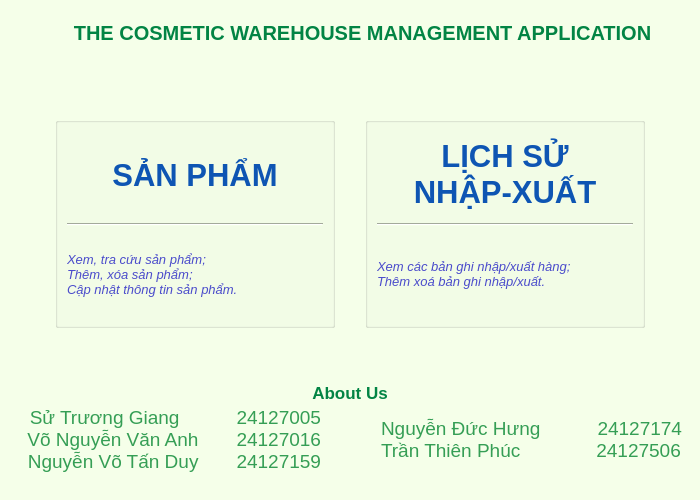
<?xml version="1.0" encoding="UTF-8"?>
<ui version="4.0">
 <class>MainMenu</class>
 <widget class="QWidget" name="MainMenu">
  <property name="geometry">
   <rect>
    <x>0</x>
    <y>0</y>
    <width>700</width>
    <height>500</height>
   </rect>
  </property>
  <property name="sizePolicy">
   <sizepolicy hsizetype="Preferred" vsizetype="Preferred">
    <horstretch>0</horstretch>
    <verstretch>0</verstretch>
   </sizepolicy>
  </property>
  <property name="windowTitle">
   <string>Form</string>
  </property>
  <property name="styleSheet">
   <string notr="true">background-color: #f5ffe9</string>
  </property>
  <layout class="QVBoxLayout" name="verticalLayout_4" stretch="0,0,1,0,0">
   <property name="spacing">
    <number>0</number>
   </property>
   <property name="leftMargin">
    <number>0</number>
   </property>
   <property name="topMargin">
    <number>0</number>
   </property>
   <property name="rightMargin">
    <number>0</number>
   </property>
   <property name="bottomMargin">
    <number>0</number>
   </property>
   <item>
    <widget class="QFrame" name="frame">
     <property name="sizePolicy">
      <sizepolicy hsizetype="Preferred" vsizetype="Preferred">
       <horstretch>0</horstretch>
       <verstretch>0</verstretch>
      </sizepolicy>
     </property>
     <property name="minimumSize">
      <size>
       <width>0</width>
       <height>65</height>
      </size>
     </property>
     <property name="maximumSize">
      <size>
       <width>1677215</width>
       <height>67</height>
      </size>
     </property>
     <property name="styleSheet">
      <string notr="true">QFrame{
background-color: qlineargradient(spread:pad, x1:0, y1:0, x2:0, y2:1,
        stop:0 rgba(168,227,127,255), stop:1 rgba(210,233,136,255));
border: none;
}</string>
     </property>
     <property name="frameShape">
      <enum>QFrame::Shape::StyledPanel</enum>
     </property>
     <property name="frameShadow">
      <enum>QFrame::Shadow::Raised</enum>
     </property>
     <layout class="QHBoxLayout" name="horizontalLayout" stretch="1,1,1">
      <property name="leftMargin">
       <number>12</number>
      </property>
      <item>
       <widget class="QPushButton" name="pushButton">
        <property name="sizePolicy">
         <sizepolicy hsizetype="Fixed" vsizetype="Fixed">
          <horstretch>0</horstretch>
          <verstretch>0</verstretch>
         </sizepolicy>
        </property>
        <property name="minimumSize">
         <size>
          <width>54</width>
          <height>46</height>
         </size>
        </property>
        <property name="maximumSize">
         <size>
          <width>54</width>
          <height>46</height>
         </size>
        </property>
        <property name="styleSheet">
         <string notr="true">QPushButton {
    background-color: transparent;
    border: none;
}

QPushButton:hover {
    background-color: #dcedc8;
    border-radius: 8px;
}

</string>
        </property>
        <property name="text">
         <string/>
        </property>
        <property name="icon">
         <iconset resource="Resources.qrc">
          <normaloff>:/icons/Resources/questionMark.png</normaloff>:/icons/Resources/questionMark.png</iconset>
        </property>
        <property name="iconSize">
         <size>
          <width>46</width>
          <height>46</height>
         </size>
        </property>
       </widget>
      </item>
      <item>
       <widget class="QLabel" name="label_6">
        <property name="styleSheet">
         <string notr="true">font-size: 20px;
color: #028444;
font-weight: bold;</string>
        </property>
        <property name="frameShadow">
         <enum>QFrame::Shadow::Plain</enum>
        </property>
        <property name="text">
         <string>THE COSMETIC WAREHOUSE MANAGEMENT APPLICATION</string>
        </property>
        <property name="alignment">
         <set>Qt::AlignmentFlag::AlignCenter</set>
        </property>
       </widget>
      </item>
      <item>
       <widget class="QPushButton" name="pushButton_2">
        <property name="sizePolicy">
         <sizepolicy hsizetype="Fixed" vsizetype="Fixed">
          <horstretch>54</horstretch>
          <verstretch>46</verstretch>
         </sizepolicy>
        </property>
        <property name="styleSheet">
         <string notr="true">QPushButton {
    background-color: transparent;
    border: none;
}

QPushButton:hover {
    background-color: #dcedc8;
    border-radius: 8px;
}

</string>
        </property>
        <property name="text">
         <string/>
        </property>
        <property name="icon">
         <iconset resource="Resources.qrc">
          <normaloff>:/icons/Resources/setting.png</normaloff>:/icons/Resources/setting.png</iconset>
        </property>
        <property name="iconSize">
         <size>
          <width>46</width>
          <height>46</height>
         </size>
        </property>
       </widget>
      </item>
     </layout>
    </widget>
   </item>
   <item>
    <spacer name="verticalSpacer">
     <property name="orientation">
      <enum>Qt::Orientation::Vertical</enum>
     </property>
     <property name="sizeHint" stdset="0">
      <size>
       <width>20</width>
       <height>20</height>
      </size>
     </property>
    </spacer>
   </item>
   <item>
    <layout class="QHBoxLayout" name="horizontalLayout_3">
     <property name="spacing">
      <number>30</number>
     </property>
     <property name="leftMargin">
      <number>55</number>
     </property>
     <property name="rightMargin">
      <number>55</number>
     </property>
     <item>
      <widget class="QGroupBox" name="groupBox">
       <property name="sizePolicy">
        <sizepolicy hsizetype="Fixed" vsizetype="Fixed">
         <horstretch>0</horstretch>
         <verstretch>0</verstretch>
        </sizepolicy>
       </property>
       <property name="minimumSize">
        <size>
         <width>280</width>
         <height>211</height>
        </size>
       </property>
       <property name="maximumSize">
        <size>
         <width>280</width>
         <height>211</height>
        </size>
       </property>
       <property name="styleSheet">
        <string notr="true">QGroupBox {
    background-color: qlineargradient(spread:pad, x1:0, y1:0, x2:1, y2:1,
        stop:0 #c9fada, stop:1 #96bcfd);
    border-radius: 20px;
    padding: 10px;
}
line</string>
       </property>
       <property name="title">
        <string/>
       </property>
       <layout class="QVBoxLayout" name="verticalLayout_2">
        <item>
         <widget class="QLabel" name="label">
          <property name="styleSheet">
           <string notr="true">font-size: 31px;
font-weight: bold;
color: #0e55b3;
background-color: transparent;
</string>
          </property>
          <property name="text">
           <string>SẢN PHẨM</string>
          </property>
          <property name="alignment">
           <set>Qt::AlignmentFlag::AlignCenter</set>
          </property>
         </widget>
        </item>
        <item>
         <widget class="Line" name="line">
          <property name="styleSheet">
           <string notr="true">color: gray;</string>
          </property>
          <property name="orientation">
           <enum>Qt::Orientation::Horizontal</enum>
          </property>
         </widget>
        </item>
        <item>
         <widget class="QLabel" name="label_3">
          <property name="font">
           <font>
            <pointsize>-1</pointsize>
            <italic>true</italic>
            <kerning>true</kerning>
           </font>
          </property>
          <property name="autoFillBackground">
           <bool>false</bool>
          </property>
          <property name="styleSheet">
           <string notr="true">font-size: 13px;
font-style: italic;
color: #4a4bcb;
background-color: transparent;

</string>
          </property>
          <property name="text">
           <string>Xem, tra cứu sản phẩm;
Thêm, xóa sản phẩm;
Cập nhật thông tin sản phẩm.</string>
          </property>
          <property name="alignment">
           <set>Qt::AlignmentFlag::AlignLeading|Qt::AlignmentFlag::AlignLeft|Qt::AlignmentFlag::AlignVCenter</set>
          </property>
         </widget>
        </item>
       </layout>
      </widget>
     </item>
     <item>
      <widget class="QGroupBox" name="groupBox_2">
       <property name="sizePolicy">
        <sizepolicy hsizetype="Fixed" vsizetype="Fixed">
         <horstretch>0</horstretch>
         <verstretch>0</verstretch>
        </sizepolicy>
       </property>
       <property name="minimumSize">
        <size>
         <width>280</width>
         <height>211</height>
        </size>
       </property>
       <property name="maximumSize">
        <size>
         <width>280</width>
         <height>211</height>
        </size>
       </property>
       <property name="styleSheet">
        <string notr="true">QGroupBox {
    background-color: qlineargradient(spread:pad, x1:0, y1:0, x2:1, y2:1,
        stop:0 #96bcfd, stop:1 #c9fada);
    border-radius: 20px;
    padding: 10px;
}
line</string>
       </property>
       <property name="title">
        <string/>
       </property>
       <layout class="QVBoxLayout" name="verticalLayout_3">
        <item>
         <widget class="QLabel" name="label_4">
          <property name="styleSheet">
           <string notr="true">font-size: 31px;
font-weight: bold;
color: #0e55b3;
background-color: transparent;
</string>
          </property>
          <property name="text">
           <string>&lt;html&gt;&lt;head/&gt;&lt;body&gt;&lt;p align=&quot;center&quot;&gt;LỊCH SỬ&lt;br/&gt;NHẬP-XUẤT&lt;/p&gt;&lt;/body&gt;&lt;/html&gt;</string>
          </property>
         </widget>
        </item>
        <item>
         <widget class="Line" name="line_2">
          <property name="styleSheet">
           <string notr="true">color: gray;</string>
          </property>
          <property name="orientation">
           <enum>Qt::Orientation::Horizontal</enum>
          </property>
         </widget>
        </item>
        <item>
         <widget class="QLabel" name="label_5">
          <property name="font">
           <font>
            <pointsize>-1</pointsize>
            <italic>true</italic>
            <kerning>true</kerning>
           </font>
          </property>
          <property name="autoFillBackground">
           <bool>false</bool>
          </property>
          <property name="styleSheet">
           <string notr="true">font-size: 13px;
font-style: italic;
color: #4a4bcb;
background-color: transparent;

</string>
          </property>
          <property name="text">
           <string>Xem các bản ghi nhập/xuất hàng;
Thêm xoá bản ghi nhập/xuất.</string>
          </property>
         </widget>
        </item>
       </layout>
      </widget>
     </item>
    </layout>
   </item>
   <item>
    <spacer name="verticalSpacer_2">
     <property name="orientation">
      <enum>Qt::Orientation::Vertical</enum>
     </property>
     <property name="sizeHint" stdset="0">
      <size>
       <width>20</width>
       <height>20</height>
      </size>
     </property>
    </spacer>
   </item>
   <item>
    <widget class="QFrame" name="frame_2">
     <property name="sizePolicy">
      <sizepolicy hsizetype="Preferred" vsizetype="Fixed">
       <horstretch>0</horstretch>
       <verstretch>0</verstretch>
      </sizepolicy>
     </property>
     <property name="minimumSize">
      <size>
       <width>0</width>
       <height>120</height>
      </size>
     </property>
     <property name="styleSheet">
      <string notr="true">QFrame{
background-color: qlineargradient(spread:pad, x1:0, y1:0, x2:0, y2:1,
        stop:0 #d3e988, stop:1 #a9e37f);
border: none;
}</string>
     </property>
     <property name="frameShape">
      <enum>QFrame::Shape::StyledPanel</enum>
     </property>
     <property name="frameShadow">
      <enum>QFrame::Shadow::Raised</enum>
     </property>
     <layout class="QVBoxLayout" name="verticalLayout">
      <property name="spacing">
       <number>1</number>
      </property>
      <property name="leftMargin">
       <number>0</number>
      </property>
      <property name="topMargin">
       <number>0</number>
      </property>
      <property name="rightMargin">
       <number>0</number>
      </property>
      <property name="bottomMargin">
       <number>5</number>
      </property>
      <item>
       <widget class="QLabel" name="label_7">
        <property name="styleSheet">
         <string notr="true">font-size: 17px;
color: #028444;
background-color: transparent;
font-weight: bold;</string>
        </property>
        <property name="text">
         <string>About Us</string>
        </property>
        <property name="alignment">
         <set>Qt::AlignmentFlag::AlignCenter</set>
        </property>
       </widget>
      </item>
      <item>
       <layout class="QHBoxLayout" name="horizontalLayout_2" stretch="1,1">
        <property name="spacing">
         <number>60</number>
        </property>
        <property name="leftMargin">
         <number>1</number>
        </property>
        <property name="rightMargin">
         <number>0</number>
        </property>
        <item>
         <widget class="QLabel" name="label_2">
          <property name="font">
           <font>
            <pointsize>14</pointsize>
           </font>
          </property>
          <property name="styleSheet">
           <string notr="true">QLabel {
    color: #359e55; /* Màu xanh lá */
    font-size: 14pt;
}
</string>
          </property>
          <property name="text">
           <string>Sử Trương Giang   24127005  
Võ Nguyễn Văn Anh  24127016  
Nguyễn Võ Tấn Duy  24127159
</string>
          </property>
          <property name="alignment">
           <set>Qt::AlignmentFlag::AlignBottom|Qt::AlignmentFlag::AlignRight|Qt::AlignmentFlag::AlignTrailing</set>
          </property>
         </widget>
        </item>
        <item>
         <widget class="QLabel" name="label_8">
          <property name="styleSheet">
           <string notr="true">QLabel {
    color: #359e55; /* Màu xanh lá */
    font-size: 14pt;
}
</string>
          </property>
          <property name="text">
           <string>Nguyễn Đức Hưng   24127174  
Trần Thiên Phúc    24127506
</string>
          </property>
          <property name="alignment">
           <set>Qt::AlignmentFlag::AlignLeading|Qt::AlignmentFlag::AlignLeft|Qt::AlignmentFlag::AlignVCenter</set>
          </property>
         </widget>
        </item>
       </layout>
      </item>
     </layout>
    </widget>
   </item>
  </layout>
 </widget>
 <resources>
  <include location="Resources.qrc"/>
 </resources>
 <connections/>
</ui>
